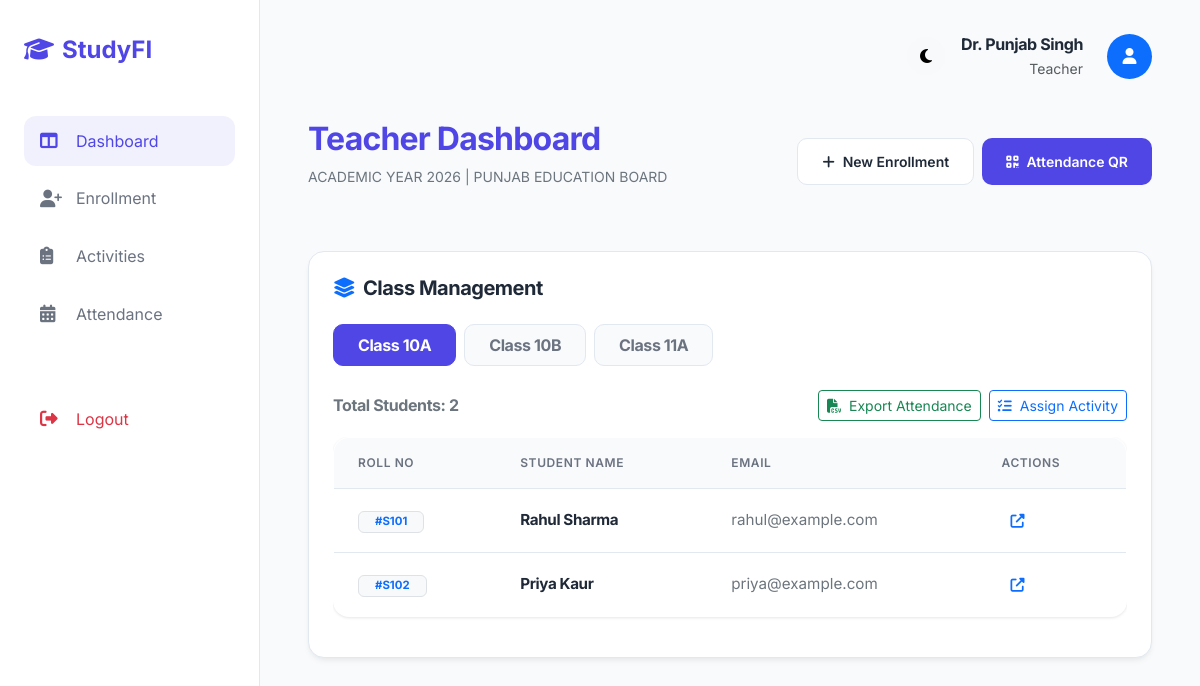
The page /teacher/dashboard (signed in) on the database its author committed.
### tables this page shows
CREATE TABLE students (
    id INTEGER PRIMARY KEY AUTOINCREMENT,
    roll_number TEXT UNIQUE NOT NULL,
    name TEXT NOT NULL,
    class TEXT NOT NULL,
    email TEXT UNIQUE NOT NULL,
    password TEXT NOT NULL,
    teacher_id INTEGER,
    FOREIGN KEY (teacher_id) REFERENCES teachers (id)
);

### app.py (the view)
        def decorated_function(*args, **kwargs):
            if 'user_id' not in session:
                flash("Login required.", "danger")
                return redirect(url_for('login'))
            if role and session.get('role') != role:
                flash(f"Access denied. Require {role} role.", "danger")
                return redirect(url_for('index'))
            return f(*args, **kwargs)

### app.py (called while the page is built)
def login_required(role=None):
    def wrapper(f):
        def decorated_function(*args, **kwargs):
            if 'user_id' not in session:
                flash("Login required.", "danger")
                return redirect(url_for('login'))
            if role and session.get('role') != role:
                flash(f"Access denied. Require {role} role.", "danger")
                return redirect(url_for('index'))
            return f(*args, **kwargs)
        decorated_function.__name__ = f.__name__
        return decorated_function
    return wrapper

@app.route('/teacher/dashboard')
@login_required('teacher')
def teacher_dashboard():
    teacher_id = session['user_id']
    students = Student.get_all_by_teacher(teacher_id)
    return render_template('teacher_dashboard.html', students=students)

### models/student.py (called while the page is built)
def get_db():
    conn = sqlite3.connect('database.db')
    conn.row_factory = sqlite3.Row
    return conn

    @staticmethod
    def get_all_by_teacher(teacher_id):
        conn = get_db()
        students = conn.execute('SELECT * FROM students WHERE teacher_id = ?', (teacher_id,)).fetchall()
        conn.close()
        return students

### templates/teacher_dashboard.html (shortened to what this page needs)
{% extends "base.html" %}
{% block content %}
<div class="mb-5 d-flex justify-content-between align-items-center">
    <div>
        <h2 class="fw-bold text-primary-custom" style="color: var(--primary)">Teacher Dashboard</h2>
        <p class="text-secondary text-uppercase small ls-wide">Academic Year 2026 | Punjab Education Board</p>
    </div>
    <div class="d-flex gap-2">
        <button class="btn btn-secondary-custom btn-sm" data-bs-toggle="modal" data-bs-target="#enrollModal">
            <i class="fas fa-plus me-2"></i>New Enrollment
        </button>
        <button class="btn btn-primary-custom btn-sm" data-bs-toggle="modal" data-bs-target="#qrSessionModal">
            <i class="fas fa-qrcode me-2"></i>Attendance QR
        </button>
    </div>
</div>
<div class="row g-4 mb-5">
    <div class="col-12">
        <div class="card-stats p-4">
            <h5 class="fw-bold mb-4"><i class="fas fa-layer-group text-primary me-2"></i>Class Management</h5>
            {% set classes = students|map(attribute='class')|unique|list %}
            <ul class="nav nav-pills mb-4" id="classTabs" role="tablist">
                {% for class_name in classes %}
                <li class="nav-item" role="presentation">
                    <button class="nav-link {% if loop.first %}active{% endif %} fw-bold px-4 py-2 me-2"
                            id="tab-{{ class_name }}" data-bs-toggle="pill"
                            data-bs-target="#panel-{{ class_name }}" type="button">
                        Class {{ class_name }}
                    </button>
                </li>
                {% endfor %}
            </ul>
            <div class="tab-content" id="classTabsContent">
                {% for class_name in classes %}
                <div class="tab-pane fade {% if loop.first %}show active{% endif %}" id="panel-{{ class_name }}">
                    <div class="d-flex justify-content-between align-items-center mb-3">
                        <h6 class="fw-bold text-secondary mb-0">Total Students: {{ students|selectattr('class', 'equalto', class_name)|list|length }}</h6>
                        <div class="d-flex gap-2">
                            <a href="{{ url_for('export_attendance', class_name=class_name) }}" class="btn btn-outline-success btn-sm">
                                <i class="fas fa-file-csv me-2"></i>Export Attendance
                            </a>
                            <button class="btn btn-outline-primary btn-sm" onclick="openActivityModal('{{ class_name }}')">
                                <i class="fas fa-tasks me-2"></i>Assign Activity
                            </button>
                        </div>
                    </div>
                    <div class="table-responsive">
                        <table class="table table-custom">
                            <thead>
                                <tr>
                                    <th>Roll No</th>
                                    <th>Student Name</th>
                                    <th>Email</th>
                                    <th>Actions</th>
                                </tr>
                            </thead>
                            <tbody>
                                {% for s in students if s.class == class_name %}
                                <tr>
                                    <td><span class="badge bg-light text-primary border px-3">#{{ s.roll_number }}</span></td>
                                    <td class="fw-bold">{{ s.name }}</td>
                                    <td class="text-secondary">{{ s.email }}</td>
                                    <td>
                                        <a href="{{ url_for('view_profile', student_id=s.id) }}" class="btn btn-sm text-primary">
                                            <i class="fas fa-external-link-alt"></i>
                                        </a>
                                    </td>
                                </tr>
                                {% endfor %}
                            </tbody>
                        </table>
                    </div>
                </div>
                {% endfor %}
            </div>
        </div>
    </div>
</div>
{% endblock %}

### templates/base.html (shortened to what this page needs)
<!DOCTYPE html>
<html lang="en">
<head>
    <link href="https://cdn.jsdelivr.net/npm/bootstrap@5.3.0/dist/css/bootstrap.min.css" rel="stylesheet">
    <link rel="stylesheet" href="https://cdnjs.cloudflare.com/ajax/libs/font-awesome/6.4.0/css/all.min.css">
    <link rel="stylesheet" href="{{ url_for('static', filename='css/style.css') }}">
</head>
<body>
    {% if session.user_id %}
    <div class="sidebar">
        <a href="{{ url_for('index') }}" class="sidebar-brand">
            <i class="fas fa-graduation-cap me-2"></i>StudyFI
        </a>
        <nav class="nav flex-column">
            {% if session.role == 'admin' %}
                <a class="nav-link-custom {{ 'active' if request.endpoint == 'admin_dashboard' }}" href="{{ url_for('admin_dashboard') }}">
                    <i class="fas fa-columns"></i> Dashboard
                </a>
                <a class="nav-link-custom" href="#">
                    <i class="fas fa-chalkboard-teacher"></i> Teachers
                </a>
                <a class="nav-link-custom" href="#">
                    <i class="fas fa-users"></i> All Students
                </a>
                <a class="nav-link-custom {{ 'active' if request.endpoint == 'admin_reports' }}" href="{{ url_for('admin_reports') }}">
                    <i class="fas fa-chart-pie"></i> Reports
                </a>
            {% elif session.role == 'teacher' %}
                <a class="nav-link-custom {{ 'active' if request.endpoint == 'teacher_dashboard' }}" href="{{ url_for('teacher_dashboard') }}">
                    <i class="fas fa-columns"></i> Dashboard
                </a>
                <a class="nav-link-custom" href="#">
                    <i class="fas fa-user-plus"></i> Enrollment
                </a>
                <a class="nav-link-custom" href="#">
                    <i class="fas fa-clipboard-list"></i> Activities
                </a>
                <a class="nav-link-custom" href="#">
                    <i class="fas fa-calendar-alt"></i> Attendance
                </a>
            {% endif %}
            <div class="mt-auto pt-5">
                <a class="nav-link-custom text-danger" href="{{ url_for('logout') }}">
                    <i class="fas fa-sign-out-alt"></i> Logout
                </a>
            </div>
        </nav>
    </div>
    <div class="main-wrapper">
        <header class="top-header">
            <div class="d-flex align-items-center">
                <button class="btn btn-light rounded-circle me-3" id="theme-toggle" title="Toggle Dark Mode">
                    <i class="fas fa-moon"></i>
                </button>
                <div class="me-4 text-end d-none d-sm-block">
                    <p class="mb-0 fw-bold">{{ session.name }}</p>
                    <small class="text-muted">{{ session.role|capitalize }}</small>
                </div>
                <div class="bg-primary text-white rounded-circle d-flex align-items-center justify-content-center" style="width: 45px; height: 45px;">
                    <i class="fas fa-user"></i>
                </div>
            </div>
        </header>
        <main class="fade-in">
            {% block content %}{% endblock %}
        </main>
    </div>
    {% endif %}
</body>
</html>

### static/css/style.css (style rules this page uses)
:root { --primary: #4f46e5; --primary-light: #6366f1; --success: #22c55e; --bg-main: #f8fafc; --bg-card: #ffffff; --text-primary: #1f2937; --text-secondary: #6b7280; --border-color: #e2e8f0; --sidebar-width: 260px; --transition: all 0.3s cubic-bezier(0.4, 0, 0.2, 1); }
body { background-color: var(--bg-main); color: var(--text-primary); font-family: 'Inter', 'Poppins', sans-serif; margin: 0; overflow-x: hidden; }
.sidebar { width: var(--sidebar-width); height: 100vh; background-color: var(--bg-card); border-right: 1px solid var(--border-color); position: fixed; top: 0; left: 0; padding: 2rem 1.5rem; z-index: 1000; transition: var(--transition); }
.sidebar-brand { font-size: 1.5rem; font-weight: 700; color: var(--primary); margin-bottom: 3rem; display: block; text-decoration: none !important; }
.nav-link-custom { display: flex; align-items: center; padding: 0.8rem 1rem; color: var(--text-secondary); text-decoration: none; border-radius: 12px; margin-bottom: 0.5rem; transition: var(--transition); }
.nav-link-custom i { width: 24px; margin-right: 12px; font-size: 1.1rem; }
.nav-link-custom:hover, .nav-link-custom.active { background-color: rgba(79, 70, 229, 0.08); color: var(--primary); }
.main-wrapper { margin-left: var(--sidebar-width); min-height: 100vh; padding: 2rem 3rem; }
.top-header { display: flex; justify-content: flex-end; align-items: center; margin-bottom: 2.5rem; }
.card-stats { background: var(--bg-card); border: 1px solid var(--border-color); border-radius: 16px; padding: 1.5rem; box-shadow: 0 4px 6px -1px rgba(0, 0, 0, 0.05), 0 2px 4px -1px rgba(0, 0, 0, 0.03); transition: var(--transition); height: 100%; }
h1, h2, h3, h4, .fw-bold { font-weight: 700; letter-spacing: -0.025em; }
.btn-primary-custom { background-color: var(--primary); color: white; border: none; padding: 0.75rem 1.5rem; border-radius: 10px; font-weight: 600; transition: var(--transition); }
.btn-secondary-custom { background-color: white; border: 1px solid var(--border-color); color: var(--text-primary); padding: 0.75rem 1.5rem; border-radius: 10px; font-weight: 600; transition: var(--transition); }
.table-custom { background-color: var(--bg-card); border-radius: 16px; border: 1px solid var(--border-color); overflow: hidden; box-shadow: 0 1px 3px rgba(0,0,0,0.1); }
.table-custom th { background-color: var(--bg-main); color: var(--text-secondary); text-transform: uppercase; font-size: 0.75rem; font-weight: 600; letter-spacing: 0.05em; padding: 1rem 1.5rem; border-bottom: 1px solid var(--border-color); }
.table-custom td { padding: 1rem 1.5rem; vertical-align: middle; border-bottom: 1px solid var(--border-color); font-size: 0.95rem; color: var(--text-primary); }
.fade-in { animation: fadeIn 0.5s ease-out; }

### templates/teacher_dashboard.html (style rules this page uses)
.nav-pills .nav-link { color: var(--text-secondary); background: var(--bg-main); border: 1px solid var(--border-color); border-radius: 10px; }
.nav-pills .nav-link.active { background: var(--primary); color: white; border-color: var(--primary); }

### rows shown on the page
students: class "10A", students "2", roll_number "S101", name "Rahul Sharma", email "rahul@example.com"
students: class "10B"
students: class "11A"
students: roll_number "S102", name "Priya Kaur", email "priya@example.com"

### other values the page prints
{{ session.name }} "Dr. Punjab Singh"
{{ session.role|capitalize }} "Teacher"
